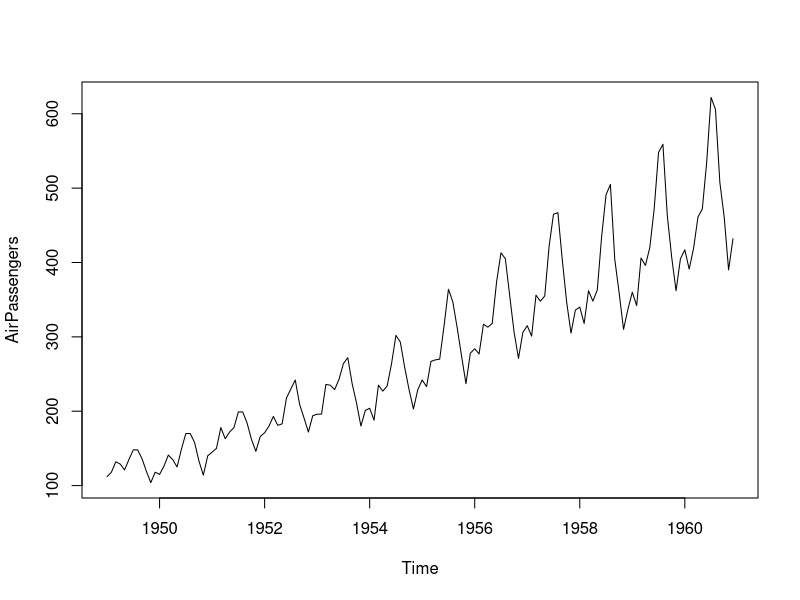
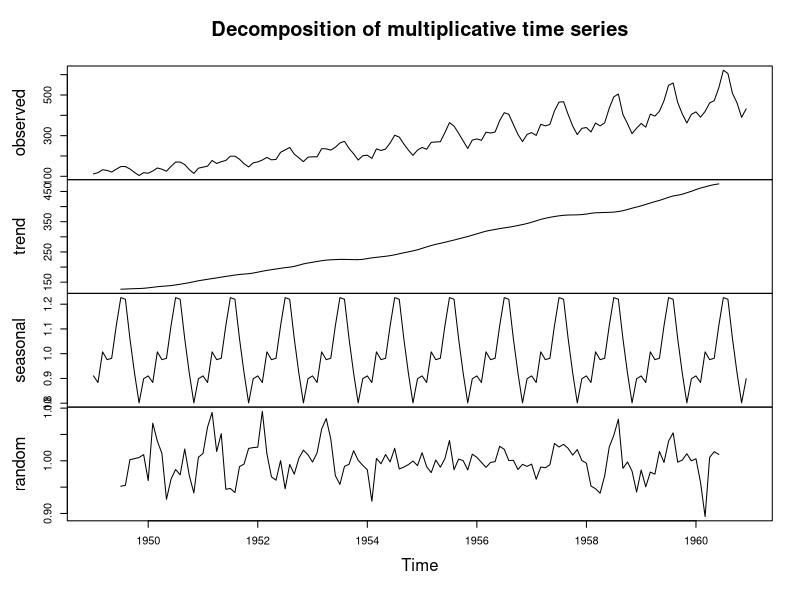
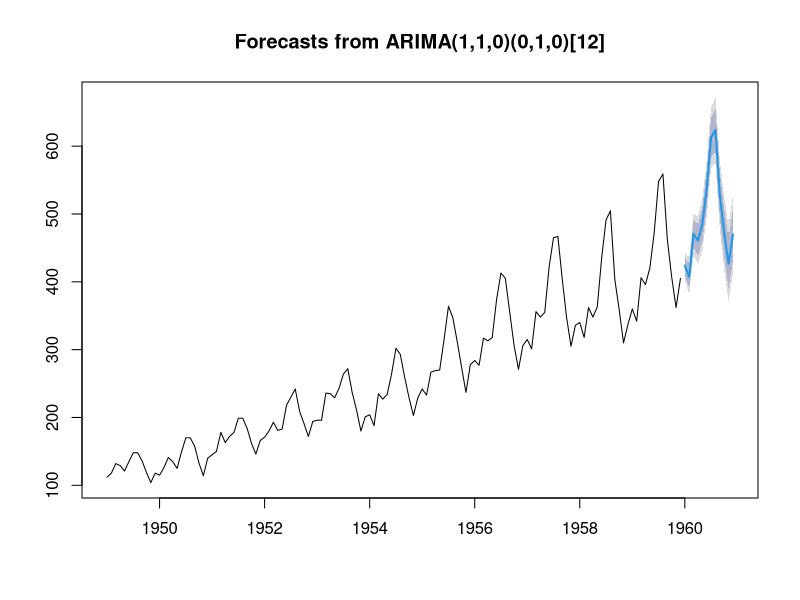

Generate these figures, in order, with R:
#SERIES TEMPORALES
library(forecast)
?AirPassengers
class(AirPassengers)
plot(AirPassengers)

desc <- decompose(AirPassengers, 'multiplicative')
plot(desc)

#marcar inicio y fin de serie temporal 
start(AirPassengers)
end(AirPassengers)

#window para separar datos en conjuntos de entrenamiento
traindata <- window(AirPassengers, start = c(1949,1), end = c(1959, 12))
testdata <- window(AirPassengers, start = c(1960,1), end = c(1960, 12))

#modelo auto ARIMA (modelo autoregresivo integrado de medias moviles), busca patrones
#EN SERie termporal para encontrar patrones. 

modelo <- auto.arima(traindata)
pred <- forecast(modelo, h=length(testdata))
plot(pred)
#ver datos no solo observar
accuracy(pred, testdata)
#MAPE es media de % error absoluto, 